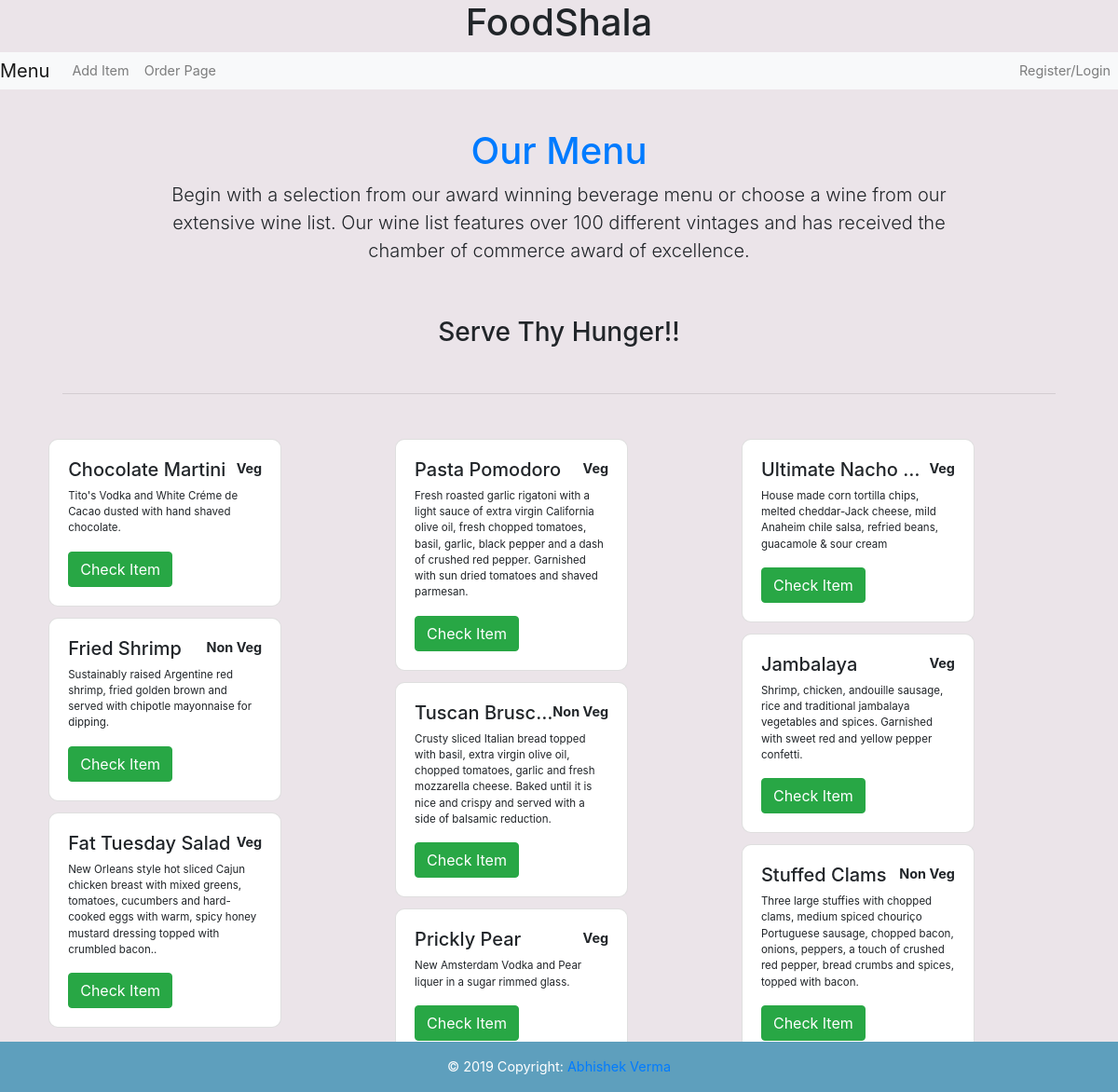
Page /menu.php on the earlier database version.
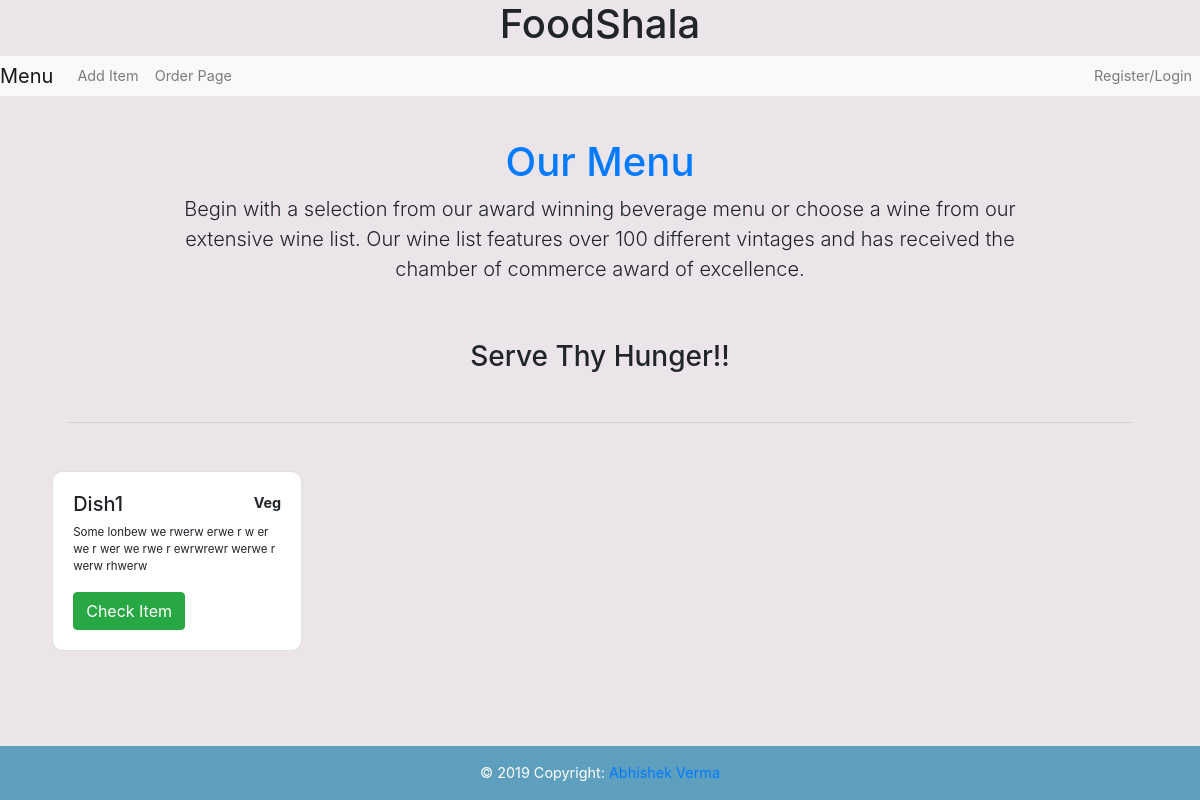
Same page on the later database version.
### tables this page shows
CREATE TABLE `Menu` (
  `food_id` int(11) NOT NULL,
  `food_name` varchar(30) NOT NULL,
  `food_pref` varchar(10) NOT NULL,
  `food_desc` varchar(200) NOT NULL
);

### utility.php (called while the page is built, shortened)
<?php
	function getAllMenu()	{
		include 'connection.php';
		try {
			$sqlquery = "Select * from Menu";
			$result = $conn->query($sqlquery)->fetchAll();
			return $result ;
        }
        catch (PDOException $e) {
			echo $e;
			return false ;
        }
	}
?>

### menu.php (the view)
<?php
    include 'header.php';
    require_once 'utility.php';
    $menu = getAllMenu();
?>
<div class="container">
    <div class="row ">
        <div class="col-lg-10 mx-auto col-12 text-center mb-3">
            <h1 class="mt-0 text-primary">Our Menu</h1>
            <p class="lead">Begin with a selection from our award winning beverage menu or choose a wine from our extensive wine list. Our wine list features over 100 different vintages and has received the chamber of commerce award of excellence.</p>
        </div>
        <div class="col-12 mt-4">
            <h3 class="text-center">Serve Thy Hunger!!</h3>
            <hr class="accent my-5">
        </div>
        <div class="card-columns">
            <?php
                foreach ($menu as $m)   {
                    echo '<div class="menu-box card card-body" onClick="openItem(this.id)" id="'.$m[0].'">
                        <span class="float-right font-weight-bold">'.$m[2].'</span>
                        <h5 class="text-truncate">'.$m[1].'</h5>
                        <p class="small">'.$m[3].'</p>
                        <button class="btn-centre btn btn-success" id="'.$m[0].'" onClick="openItem(this.id)">Check Item</button>
                        </div>';
                }
            ?>
        </div>
    </div>
</div>
<?php
	include 'footer.php';
?>

### header.php (shortened to what this page needs)
<!doctype html>
<html lang="en">
<head>
    <link rel='stylesheet' type="text/css" href='https://stackpath.bootstrapcdn.com/bootstrap/4.3.1/css/bootstrap.min.css'>
	<link rel='stylesheet' type="text/css" href="assets/css/main.css">
</head>
<body>
    <div id='top'>
        <h1 onclick="window.location.href='index.php'">FoodShala</h1>
    </div>
    <nav class="navbar navbar-expand-lg navbar-light bg-light">
        <a class="navbar-brand" href="menu.php">Menu</a>
        <div class="navbar-collapse collapse w-100 order-1 order-md-0 dual-collapse2">
            <ul class="navbar-nav">
                <li class="nav-item">
                    <a class="nav-link" href="add_item.php">Add Item</a>
                </li>
                <li class="nav-item">
                    <a class="nav-link" href="orders.php">Order Page</a>
                </li>
            </ul>
        </div>
        <div class="navbar-collapse collapse w-100 order-3 dual-collapse2">
            <ul class="navbar-nav ml-auto">
                <li class="nav-item">
                    <a class="nav-link" href="account.php">
                        <?php
                            if($_SESSION['logged']==true) {?> LogOut <?php }
                            else {?> Register/Login <?php } ?>
                    </a>
                </li>
            </ul>
        </div>
    </nav>

### footer.php (shortened to what this page needs)
<footer class="page-footer font-small cyan darken-3">
	<div class="footer-copyright text-center py-3">© 2019 Copyright:
		<a href="https://abhishekver.github.io" target="_blank"> Abhishek Verma</a>
	</div>
</footer>

### assets/css/main.css (style rules this page uses)
body { background-color: #ebe4e9; font-size: 90%; padding: 0; margin: 0; }
#top { text-align: center; }
.row { margin-top: 20px; padding: 2%; }
.navbar { padding: 0px; }
.menu-box { min-width: 200px; max-width: 250px; max-height: 300px; min-height: 150px; border-radius: 10px; }
.btn-centre { width: 0.7; height: 0.7; align-self: center; }
.page-footer { position: fixed; left: 0; bottom: 0; width: 100%; background-color: #5e9fbd; color: white; text-align: center; }
.navbar { background-color: #5e9fbd; color: white; }

Differences in the rows shown:
removed menu: food_pref "Veg", food_name "Chocolate Martini", food_desc "Tito's Vodka and White Créme de Cacao dusted with hand shaved chocolate."
removed menu: food_pref "Non Veg", food_name "Fried Shrimp", food_desc "Sustainably raised Argentine red shrimp, fried golden brown and served with chipotle mayonnaise for dipping."
removed menu: food_pref "Veg", food_name "Fat Tuesday Salad", food_desc "New Orleans style hot sliced Cajun chicken breast with mixed greens, tomatoes, cucumbers and hard-cooked eggs with warm, spicy honey mustard dressing topped with crumbled bacon.."
removed menu: food_pref "Veg", food_name "Pasta Pomodoro", food_desc "Fresh roasted garlic rigatoni with a light sauce of extra virgin California olive oil, fresh chopped tomatoes, basil, garlic, black pepper and a dash of crushed red pepper. Garnished with sun dried tomatoes and shaved parmesan."
removed menu: food_pref "Non Veg", food_name "Tuscan Brus…", food_desc "Crusty sliced Italian bread topped with basil, extra virgin olive oil, chopped tomatoes, garlic and fresh mozzarella cheese. Baked until it is nice and crispy and served with a side of balsamic reduction."
removed menu: food_pref "Veg", food_name "Prickly Pear", food_desc "New Amsterdam Vodka and Pear liquer in a sugar rimmed glass."
removed menu: food_pref "Veg", food_name "Ultimate Nacho…", food_desc "House made corn tortilla chips, melted cheddar-Jack cheese, mild Anaheim chile salsa, refried beans, guacamole & sour cream"
removed menu: food_pref "Veg", food_name "Jambalaya", food_desc "Shrimp, chicken, andouille sausage, rice and traditional jambalaya vegetables and spices. Garnished with sweet red and yellow pepper confetti."
removed menu: food_pref "Non Veg", food_name "Stuffed Clams", food_desc "Three large stuffies with chopped clams, medium spiced chouriço Portuguese sausage, chopped bacon, onions, peppers, a touch of crushed red pepper, bread crumbs and spices, topped with bacon."
added menu: food_pref "Veg", food_name "Dish1", food_desc "Some lonbew we rwerw erwe r w er we r wer we rwe r ewrwrewr werwe r werw rhwerw"
